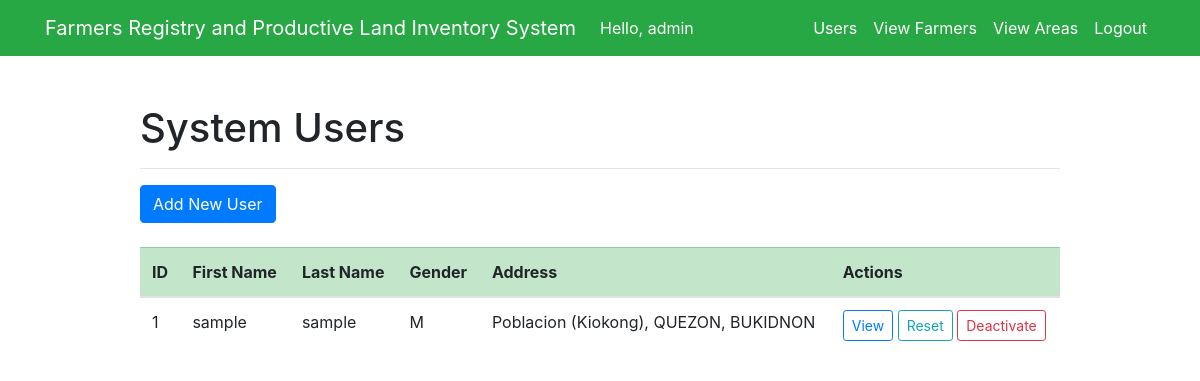
The app's page /dashboard/users (signed in), older data.
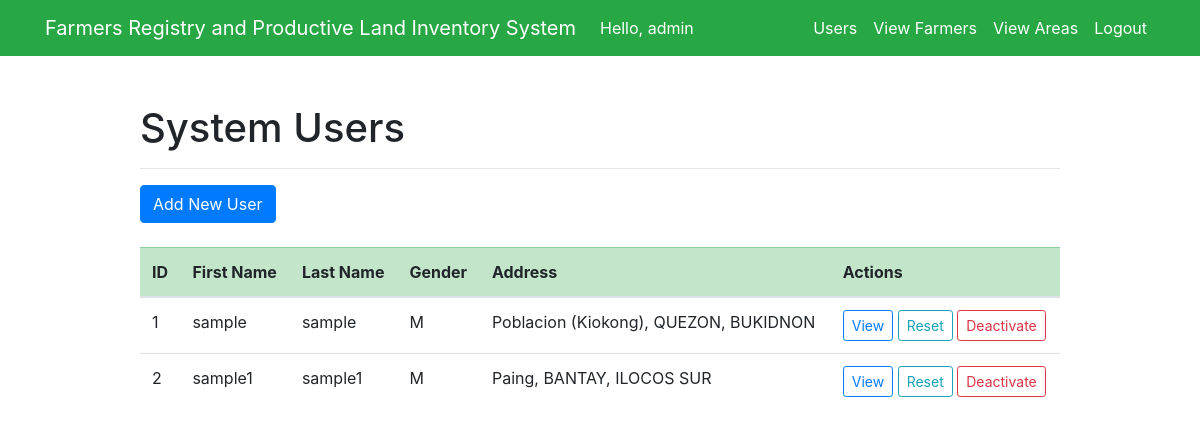
The same page, newer data.
### test_app/models.py (models this page shows, shortened)
class Profile(models.Model):
    MALE = 'M'
    FEMALE = 'F'
    PERSON_GENDER = [
        (MALE, 'Male'),
        (FEMALE, 'Female'),
    ]
    first_name = models.CharField(max_length=200)
    last_name = models.CharField(max_length=200)
    gender = models.CharField(max_length=1, choices=PERSON_GENDER, default=MALE)
    region = models.CharField(max_length=200)
    province = models.CharField(max_length=200)
    muncity = models.CharField(max_length=200)
    brgy = models.CharField(max_length=200)
    address = models.TextField()
    income_annual = models.FloatField(default=0, blank=True, null=True)
    user_id = models.ForeignKey(settings.AUTH_USER_MODEL, on_delete=models.CASCADE)

### test_app/views.py (the view, shortened to what this page needs)
# urls.py: path('dashboard/users', views.user_list, name='user_list'),
@login_required(login_url='/')
def user_list(request):
    if request.method == 'GET':
        data_entries = Profile.objects.all()
        regions = RegionCode.objects.all()
        groups = Group.objects.all()
        form = ProfileForm()
        userform = UserCreationForm()
        context = {
            'data_entries': data_entries,
            'form': form,
            'regions': regions,
            'userform': userform,
            'groups': groups,
        }
        return render(request, 'test_app/users.html', context)

### test_app/templates/test_app/users.html (shortened to what this page needs)
{% extends 'test_app/base.html' %}
{% block content %}
<div class="row justify-content-center mt-5">
    <div class="col-md-10">
        <h1>System Users</h1>
        <hr>
        <button type="button" class="btn btn-primary" data-toggle="modal" data-target="#addNewUserModal" data-backdrop="static" data-keyboard="false">
            Add New User
        </button>
        <br>
        <br>
        <table class="table table-hover table-stripped table-responsive-md" id="profile_list">
            <thead class="table-success">
                <tr>
                    <th scope="col">ID</th>
                    <th scope="col">First Name</th>
                    <th scope="col">Last Name</th>
                    <th scope="col">Gender</th>
                    <th scope="col">Address</th>
                    <th scope="col" align="center">Actions</th>
                </tr>
            </thead>
            <tbody>
                {% for data in data_entries %}
                    <tr>
                        <td scope="row">{{ data.id }}</td>
                        <td>{{ data.first_name }}</td>
                        <td>{{ data.last_name }}</td>
                        <td>{{ data.gender }}</td>
                        <td>{{ data.address }}</td>
                        <td>
                            <a type="button" class="btn btn-outline-primary btn-sm text-primary" href="#">View</a>
                            <a type="button" class="btn btn-outline-info btn-sm text-info" href="#">Reset</a>
                            <a type="button" class="btn btn-outline-danger btn-sm text-danger" href="#">Deactivate</a>
                        </td>
                    </tr>
                {% endfor %}
            </tbody>
        </table>
    </div>
</div>
{% endblock %}

Row changes from the older to the newer data that the page shows:
added Profile: id "2", first_name "sample1", last_name "sample1", gender "M", address "Paing, BANTAY, ILOCOS SUR"
